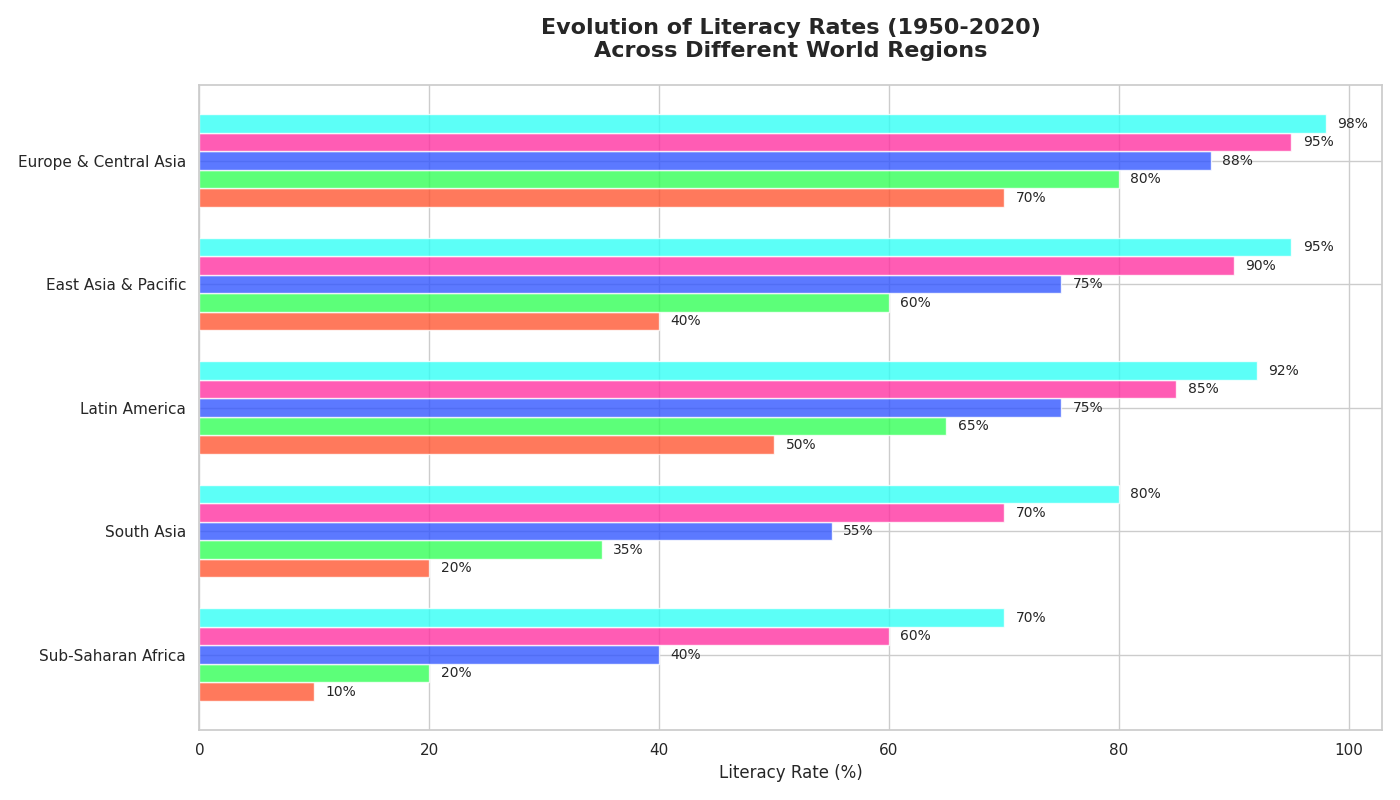

Generate this figure with Python:
import matplotlib.pyplot as plt
import numpy as np

regions = ['Sub-Saharan Africa', 'South Asia', 'Latin America', 
           'East Asia & Pacific', 'Europe & Central Asia']
years = [1950, 1970, 1990, 2010, 2020]

literacy_rates = {
    'Sub-Saharan Africa': [10, 20, 40, 60, 70],
    'South Asia': [20, 35, 55, 70, 80],
    'Latin America': [50, 65, 75, 85, 92],
    'East Asia & Pacific': [40, 60, 75, 90, 95],
    'Europe & Central Asia': [70, 80, 88, 95, 98]
}

fig, ax = plt.subplots(figsize=(14, 8))

colors = ['#FF5733', '#33FF57', '#3357FF', '#FF33A1', '#33FFF5']

for i, year in enumerate(years):
    y_positions = np.arange(len(regions)) + (i * 0.15)
    rates = [literacy_rates[region][i] for region in regions]
    bars = ax.barh(y_positions, rates, height=0.15, color=colors[i], alpha=0.8)
    
    for bar in bars:
        ax.text(bar.get_width() + 1, bar.get_y() + bar.get_height()/2,
                f'{bar.get_width()}%', va='center', ha='left', fontsize=10)

ax.set_yticks(np.arange(len(regions)) + 0.3)
ax.set_yticklabels(regions)
ax.set_xlabel('Literacy Rate (%)')
ax.set_title('Evolution of Literacy Rates (1950-2020)\nAcross Different World Regions',
             fontsize=16, fontweight='bold', pad=20)

plt.tight_layout()

plt.show()
